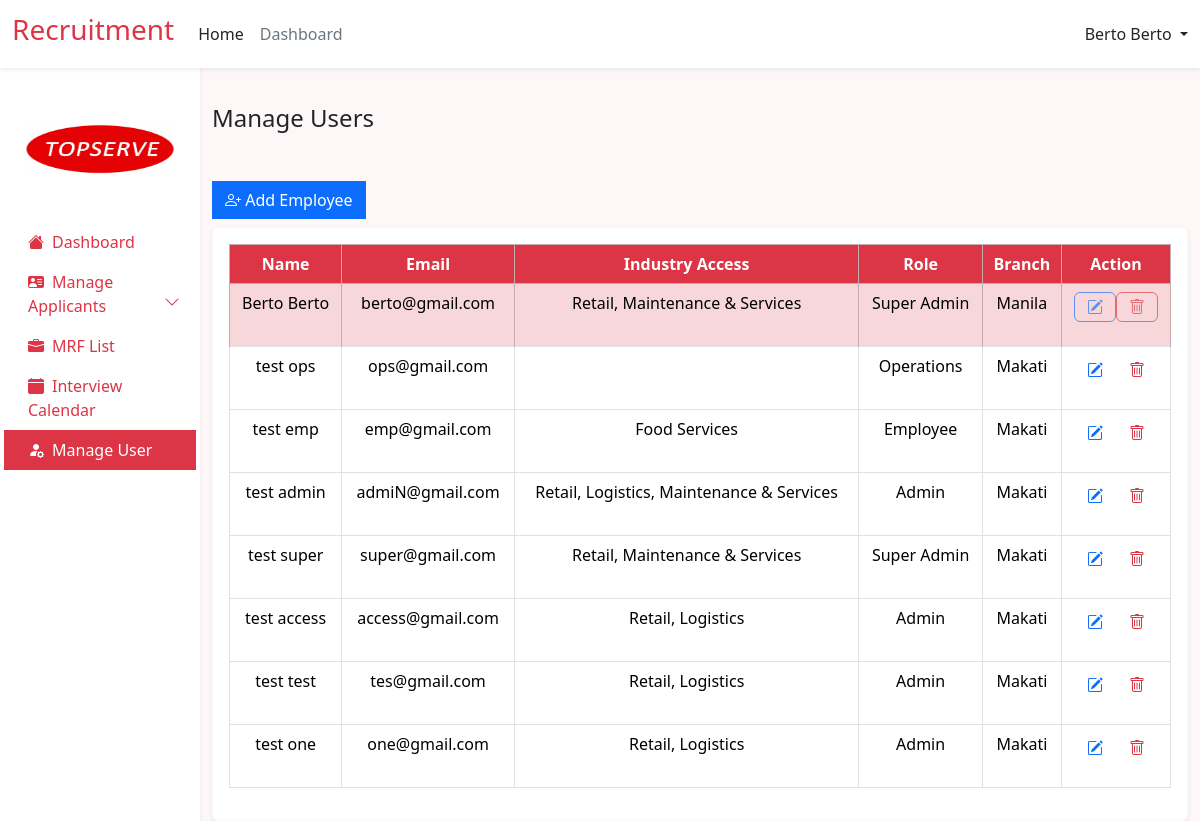
Page /admin/manage_user.php (signed in) on the earlier database version.
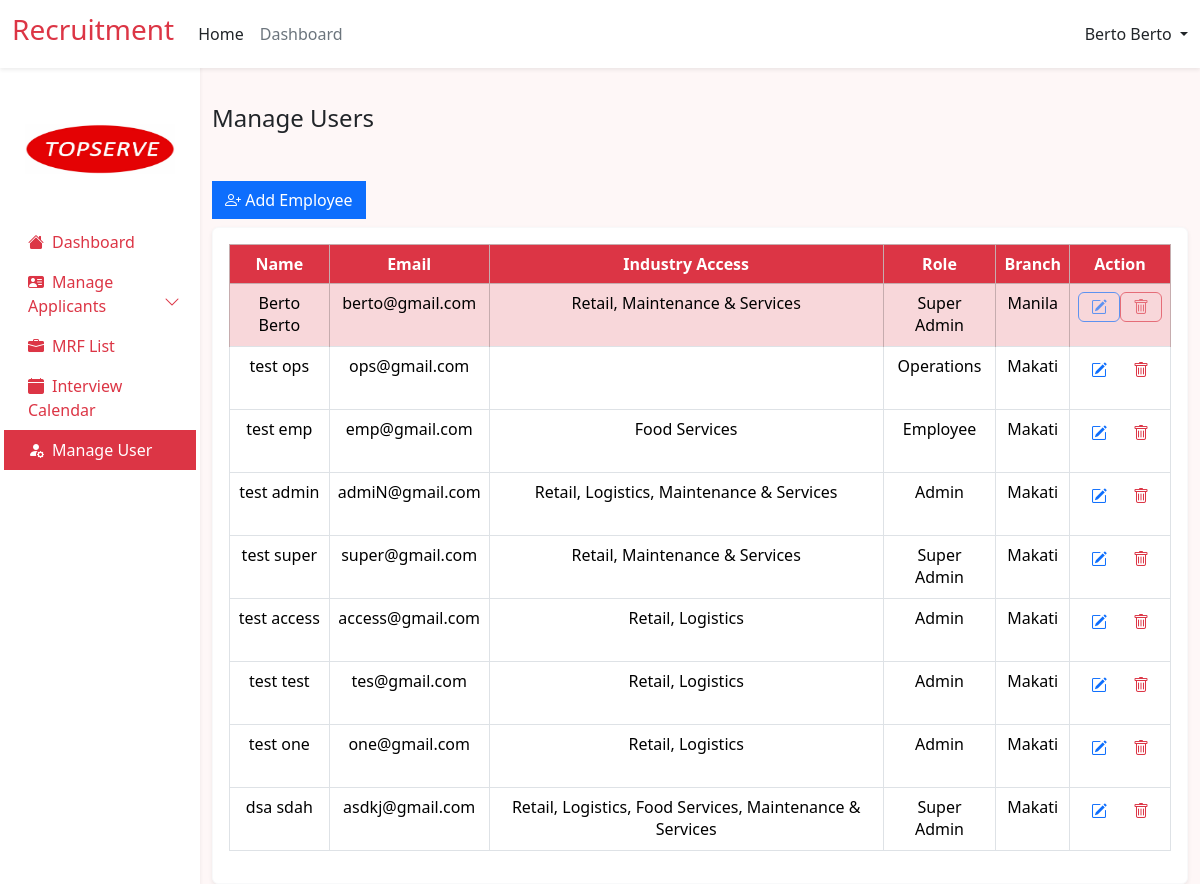
Same page on the later database version.
### tables this page shows
CREATE TABLE `user` (
  `id` int(11) NOT NULL,
  `first_name` varchar(255) NOT NULL,
  `last_name` varchar(255) NOT NULL,
  `address` text NOT NULL,
  `email` varchar(255) NOT NULL,
  `password` varchar(255) NOT NULL,
  `role` varchar(255) NOT NULL,
  `resume` varchar(255) NOT NULL,
  `branch` varchar(255) NOT NULL,
  `industry_access` varchar(255) NOT NULL,
  `verify_token` varchar(255) NOT NULL,
  `verify_status` tinyint(2) NOT NULL DEFAULT 0 COMMENT '0=not verified, 1=verified'
);

### admin/manage_user.php (the view, shortened to what this page needs)
<?php
include ('../admin/manage_user_process.php');
$query = "SELECT * FROM user WHERE role != ?";
$role = "user";
$stmt = $conn->prepare($query);
$stmt->bind_param("s", $role);
$stmt->execute();
$result = $stmt->get_result();
include ('../components/header.php');
?>
<h4 class=" mt-1 mb-5 ">Manage Users</h4>
<div class="row">
    <div class="col-md-6 col-lg-9">
        <div class="float-start mb-2">
            <button type="button" class="btn btn-primary " data-bs-toggle="modal" data-bs-target="#addUserModal"
                style="border-radius: 0;">
                <i class="bi bi-person-plus"></i> Add Employee
            </button>
        </div>
    </div>
</div>
<div>
    <div class="card border-light shadow-sm">
        <div class="card-body">
            <div class="table-responsive">
                <table id="employeeTable" class="table text-center table-hover table-bordered bg-white border">
                    <thead class="table-danger">
                        <tr>
                            <th class="bg-danger text-white">Name</th>
                            <th class="bg-danger text-white">Email</th>
                            <th class="bg-danger text-white">Industry Access</th>
                            <th class="bg-danger text-white">Role</th>
                            <th class="bg-danger text-white">Branch</th>
                            <th class="bg-danger text-white">Action</th>
                        </tr>
                    </thead>
                    <tbody style="margin-bottom: 10px;">
                        <?php
                        while ($row = $result->fetch_assoc()) {
                            $loggedInUserId = $_SESSION['user_id'];
                            $highlightClass = ($loggedInUserId == $row['id']) ? 'table-danger' : '';
                            $disableAction = ($loggedInUserId == $row['id']) ? 'disabled' : '';
                            ?>
                            <tr>
                                <td class="<?php echo $highlightClass; ?>">
                                    <?php echo $row['first_name'] . ' ' . $row['last_name']; ?>
                                </td>
                                <td class="<?php echo $highlightClass; ?>">
                                    <?php echo $row['email']; ?>
                                </td>
                                <td class="<?php echo $highlightClass; ?>">
                                    <?php echo $row['industry_access']; ?>
                                </td>
                                <td class="<?php echo $highlightClass; ?>">
                                    <?php echo $row['role']; ?>
                                </td>
                                <td class="<?php echo $highlightClass; ?>">
                                    <?php echo $row['branch']; ?>
                                </td>
                                <td class="<?php echo $highlightClass; ?>">
                                    <div class="btn-group" role="group" aria-label="User Actions">
                                        <form>
                                            <button type="button" class="btn text-primary" data-bs-toggle="modal"
                                                data-bs-target="#editUserModal<?php echo $row['id'] ?>" <?php echo $disableAction; ?>>
                                                <i class="bi bi-pencil-square"></i>
                                            </button>
                                        </form>
                                        <form id="deleteEmpForm<?php echo $row['id'] ?>" action="manage_user_process.php"
                                            method="post">
                                            <button type="button" class="btn text-danger"
                                                onclick="confirmDelete(<?php echo $row['id']; ?>)" <?php echo $disableAction; ?>>
                                                <i class="bi bi-trash"></i>
                                            </button>
                                        </form>
                                    </div>
                                </td>
                            </tr>
                            <?php
                        }
                        ?>
                    </tbody>
                </table>
            </div>
        </div>
    </div>
</div>
<?php include ('../components/footer.php'); ?>

Differences in the rows shown:
added user: first_name "dsa", last_name "sdah", email "asdkj@gmail.com", industry_access "Retail, Logistics, Food Services, Maintenance & Services", role "Super Admin", branch "Makati"
